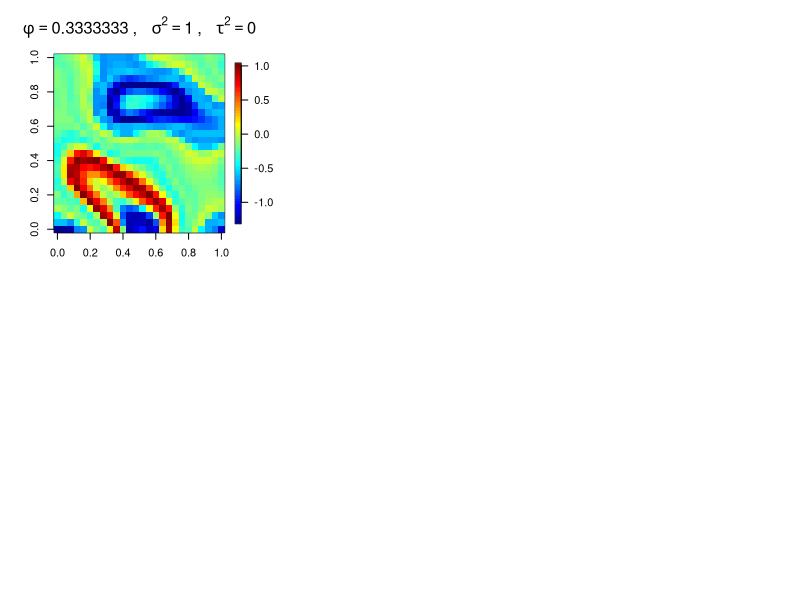

The R script that drew this image:
############################################
# Simulating deep GPs, naively
# Steve Walsh
# January 28 2022
############################################

# Code based on that of M.A.R. Ferreira, 2016.

library(fields)

################################
# Gaussian covariance function #
################################

covfunc.Gaussian <- function(t,phi,sigma2) {sigma2 * exp(-t^2/phi^2)}

matrix.sqrt <- function(H)
{
  # Computes square root of nonnegative definite symmetric matrix using spectral decomposition
  
  if(nrow(H)==1) {H.sqrt = matrix(sqrt(H),nrow=1,ncol=1)} else
  {
    H.eigen = eigen(H)
    H.eigen.values = H.eigen$values    
    H.eigen.values[abs(H.eigen$values) < 10^(-10)] = 0
    H.sqrt = H.eigen$vectors %*% diag(sqrt(H.eigen.values)) %*% t(H.eigen$vectors)
  }  

  H.sqrt
}

# With nugget effect
plot.gaus <- function(t, phi=1, sigma2=1, tau2=0){
  covmatrix <- diag(tau2,nrow(t)) + covfunc.Gaussian(t,phi,sigma2)
  x <- matrix.sqrt(covmatrix) %*% rnorm(nrow(s))
  z <- matrix(x,nrow=length(xaxis),ncol=length(yaxis),byrow=FALSE)
  image.plot(z, main = bquote(phi == .(phi) ~ ",  " ~ sigma^2 == 
                                .(sigma2) ~ ",  " ~ tau^2 == .(tau2)),
             cex.main=1.5)
}


####################
# Plot Simulations #
####################

par(mfrow=c(2,3))

# Currently the same for each layer; can change for individual layers
phi <- 1/3
sigma2 <- 1
tau2 <- .Machine$double.eps^0.5

xaxis <- seq(0,1,0.04)
yaxis <- seq(0,1,0.04)

# original lat lon coords
s <- matrix(NA,nrow=length(xaxis)*length(yaxis),ncol=2)
for (i in 1:length(xaxis)) for (j in 1:length(yaxis)) s[i+(j-1)*length(xaxis),] <- c(xaxis[i],yaxis[j])
# plot(s)

# first layer
t <- as.matrix(dist(s))
covmatrix <- diag(tau2,nrow(s)) + covfunc.Gaussian(t,phi,sigma2)
x <- t(chol(covmatrix)) %*% rnorm(nrow(s))

# second layer
t2 <- as.matrix(dist(x))
covmatrix2 <- diag(tau2,nrow(s)) + covfunc.Gaussian(t2,phi,sigma2)
w <- t(chol(covmatrix2)) %*% rnorm(nrow(x))

# # third layer
# t3 <- as.matrix(dist(w))
# covmatrix3 <- diag(tau2,nrow(s)) + covfunc.Gaussian(t3,phi,sigma2)
# z <- t(chol(covmatrix2)) %*% rnorm(nrow(w))

# output; change "matrix(w" to "matrix(z" if using third layer
y <- matrix(w,nrow=length(xaxis),ncol=length(yaxis),byrow=FALSE)
nug <- rnorm(prod(dim(y)), sd = sqrt(tau2))
image.plot(y + matrix(nug, dim(y)[1], dim(y)[2]), 
           main = bquote(phi == .(phi) ~ ",  " ~ sigma^2 == .(sigma2) ~ ",  "
                         ~ tau^2 == .(round(tau2,4))), cex.main=1.5)
